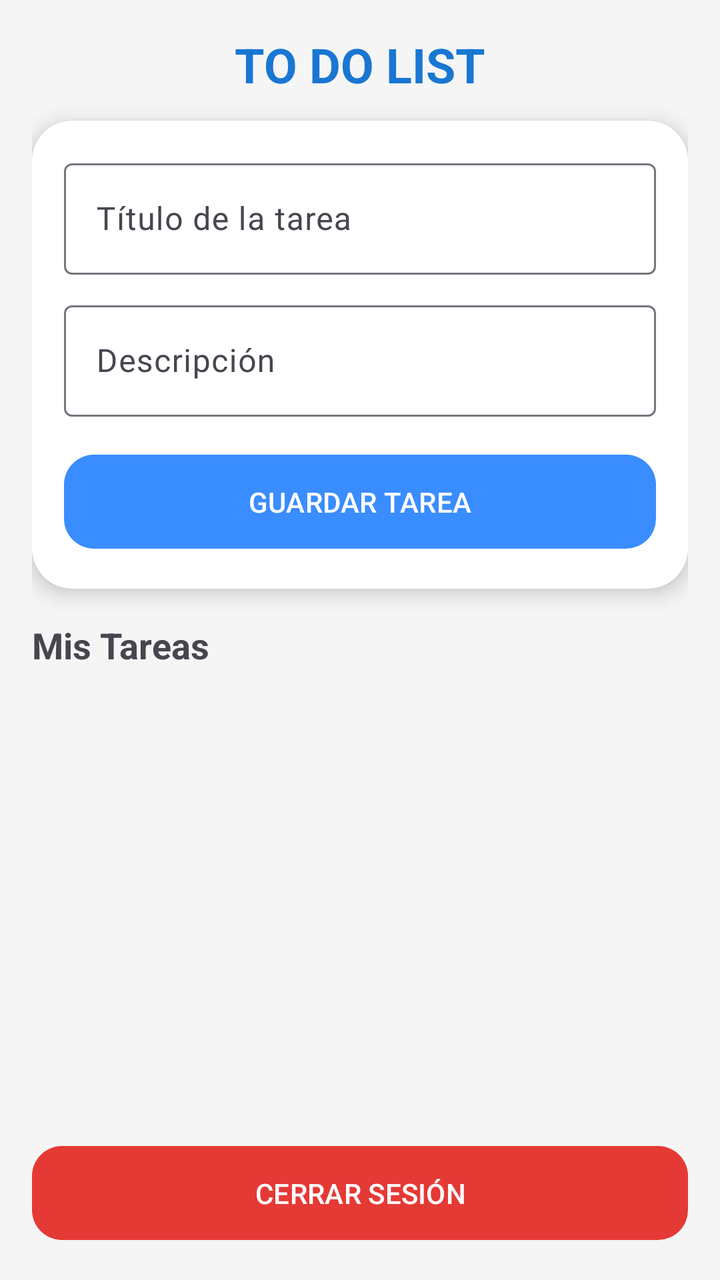
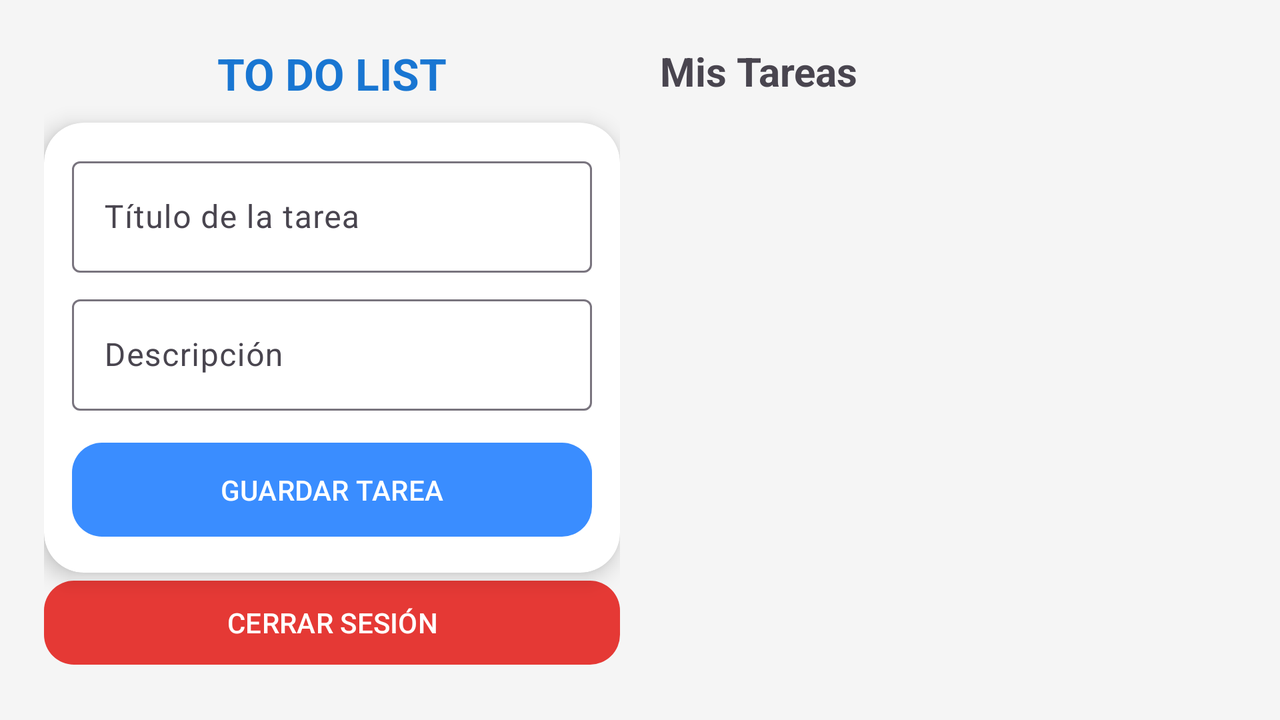

Compare how this app lays out the same screen by default and in its alternative resource folder. The renders come first, then the two layout files and the values they reference.
<!-- AndroidManifest.xml: application theme Theme.ToDoListLeonardo -->
<!-- res/layout/activity_main.xml -->
<?xml version="1.0" encoding="utf-8"?>
<LinearLayout
    xmlns:android="http://schemas.android.com/apk/res/android"
    xmlns:app="http://schemas.android.com/apk/res-auto"

    android:layout_width="match_parent"
    android:layout_height="match_parent"

    android:orientation="vertical"

    android:padding="16dp"

    android:background="#F5F5F5">


    

    <TextView

        android:layout_width="match_parent"

        android:layout_height="wrap_content"

        android:text="TO DO LIST"

        android:textAlignment="center"

        android:textStyle="bold"

        android:textSize="24sp"

        android:textColor="#1976D2"

        android:layout_marginBottom="12dp"/>



    

    <androidx.cardview.widget.CardView

        android:layout_width="match_parent"

        android:layout_height="wrap_content"

        app:cardCornerRadius="20dp"

        app:cardElevation="6dp">


        <LinearLayout

            android:layout_width="match_parent"

            android:layout_height="wrap_content"

            android:orientation="vertical"

            android:padding="16dp">


            <com.google.android.material.textfield.TextInputLayout

                android:layout_width="match_parent"

                android:layout_height="wrap_content">


                <com.google.android.material.textfield.TextInputEditText

                    android:id="@+id/etTitulo"

                    android:layout_width="match_parent"

                    android:layout_height="wrap_content"

                    android:hint="Título de la tarea"

                    android:maxLines="1"/>


            </com.google.android.material.textfield.TextInputLayout>



            <com.google.android.material.textfield.TextInputLayout

                android:layout_width="match_parent"

                android:layout_height="wrap_content"

                android:layout_marginTop="10dp">


                <com.google.android.material.textfield.TextInputEditText

                    android:id="@+id/etDescripcion"

                    android:layout_width="match_parent"

                    android:layout_height="wrap_content"

                    android:hint="Descripción"

                    android:inputType="textMultiLine"

                    android:maxLines="3"/>


            </com.google.android.material.textfield.TextInputLayout>



            <com.google.android.material.button.MaterialButton

                android:id="@+id/btnGuardar"

                android:layout_width="match_parent"

                android:layout_height="55dp"

                android:layout_marginTop="15dp"

                android:minHeight="55dp"

                android:text="GUARDAR TAREA"

                app:cornerRadius="15dp"/>


        </LinearLayout>


    </androidx.cardview.widget.CardView>



    

    <TextView

        android:layout_width="match_parent"

        android:layout_height="wrap_content"

        android:text="Mis Tareas"

        android:textStyle="bold"

        android:textSize="18sp"

        android:layout_marginTop="16dp"

        android:layout_marginBottom="8dp"/>



    

    <androidx.recyclerview.widget.RecyclerView

        android:id="@+id/rvTareas"

        android:layout_width="match_parent"

        android:layout_height="0dp"

        android:layout_weight="1"

        android:clipToPadding="false"

        android:paddingBottom="8dp"/>



    

    <com.google.android.material.button.MaterialButton

        android:id="@+id/btnPanelUsuarios"

        android:layout_width="match_parent"

        android:layout_height="55dp"

        android:minHeight="55dp"

        android:layout_marginBottom="10dp"

        android:text="PANEL DE ADMINISTRACIÓN"

        android:visibility="gone"

        app:backgroundTint="#1565C0"

        app:cornerRadius="15dp"/>



    

    <com.google.android.material.button.MaterialButton

        android:id="@+id/btnCerrarSesion"

        android:layout_width="match_parent"

        android:layout_height="55dp"

        android:minHeight="55dp"

        android:text="CERRAR SESIÓN"

        app:backgroundTint="#E53935"

        app:cornerRadius="15dp"/>


</LinearLayout>
<!-- resources referenced by this layout -->
<resources>
  <style name="Theme.ToDoListLeonardo" parent="Theme.Material3.Light.NoActionBar">
  
          <item name="colorPrimary">@color/primaryBlue</item>
          <item name="colorSecondary">@color/primaryGreen</item>
          <item name="android:statusBarColor">@color/primaryBlue</item>
  
      </style>
  <color name="primaryBlue">#3A8DFF</color>
  <color name="primaryGreen">#57D5A3</color>
</resources>
<!-- res/layout-land/activity_main.xml (the repository's variant of the layout above) -->
<!-- drawn on the phone turned sideways -->
<?xml version="1.0" encoding="utf-8"?>
<LinearLayout

    xmlns:android="http://schemas.android.com/apk/res/android"
    xmlns:app="http://schemas.android.com/apk/res-auto"

    android:layout_width="match_parent"

    android:layout_height="match_parent"

    android:orientation="horizontal"

    android:padding="12dp"

    android:background="#F5F5F5">


    

    <LinearLayout

        android:layout_width="0dp"

        android:layout_height="match_parent"

        android:layout_weight="1"

        android:orientation="vertical"

        android:padding="10dp">


        <TextView

            android:layout_width="match_parent"

            android:layout_height="wrap_content"

            android:text="TO DO LIST"

            android:textAlignment="center"

            android:textStyle="bold"

            android:textSize="22sp"

            android:textColor="#1976D2"

            android:layout_marginBottom="10dp"/>



        <androidx.cardview.widget.CardView

            android:layout_width="match_parent"

            android:layout_height="wrap_content"

            app:cardCornerRadius="20dp"

            app:cardElevation="6dp">


            <LinearLayout

                android:layout_width="match_parent"

                android:layout_height="wrap_content"

                android:orientation="vertical"

                android:padding="14dp">



                <com.google.android.material.textfield.TextInputLayout

                    android:layout_width="match_parent"

                    android:layout_height="wrap_content">


                    <com.google.android.material.textfield.TextInputEditText

                        android:id="@+id/etTitulo"

                        android:layout_width="match_parent"

                        android:layout_height="wrap_content"

                        android:hint="Título de la tarea"

                        android:maxLines="1"/>


                </com.google.android.material.textfield.TextInputLayout>



                <com.google.android.material.textfield.TextInputLayout

                    android:layout_width="match_parent"

                    android:layout_height="wrap_content"

                    android:layout_marginTop="8dp">


                    <com.google.android.material.textfield.TextInputEditText

                        android:id="@+id/etDescripcion"

                        android:layout_width="match_parent"

                        android:layout_height="wrap_content"

                        android:hint="Descripción"

                        android:inputType="textMultiLine"

                        android:maxLines="4"/>


                </com.google.android.material.textfield.TextInputLayout>



                <com.google.android.material.button.MaterialButton

                    android:id="@+id/btnGuardar"

                    android:layout_width="match_parent"

                    android:layout_height="55dp"

                    android:layout_marginTop="12dp"

                    android:text="GUARDAR TAREA"

                    app:cornerRadius="15dp"/>


            </LinearLayout>


        </androidx.cardview.widget.CardView>



        <com.google.android.material.button.MaterialButton

            android:id="@+id/btnPanelUsuarios"

            android:layout_width="match_parent"

            android:layout_height="50dp"

            android:layout_marginTop="10dp"

            android:text="PANEL ADMINISTRACIÓN"

            android:visibility="gone"

            app:backgroundTint="#1565C0"

            app:cornerRadius="15dp"/>



        <com.google.android.material.button.MaterialButton

            android:id="@+id/btnCerrarSesion"

            android:layout_width="match_parent"

            android:layout_height="50dp"

            android:text="CERRAR SESIÓN"

            app:backgroundTint="#E53935"

            app:cornerRadius="15dp"/>


    </LinearLayout>



    


    <LinearLayout

        android:layout_width="0dp"

        android:layout_height="match_parent"

        android:layout_weight="1"

        android:orientation="vertical"

        android:padding="10dp">



        <TextView

            android:layout_width="match_parent"

            android:layout_height="wrap_content"

            android:text="Mis Tareas"

            android:textStyle="bold"

            android:textSize="20sp"

            android:layout_marginBottom="10dp"/>



        <androidx.recyclerview.widget.RecyclerView

            android:id="@+id/rvTareas"

            android:layout_width="match_parent"

            android:layout_height="0dp"

            android:layout_weight="1"

            android:clipToPadding="false"

            android:paddingBottom="10dp"/>


    </LinearLayout>


</LinearLayout>
